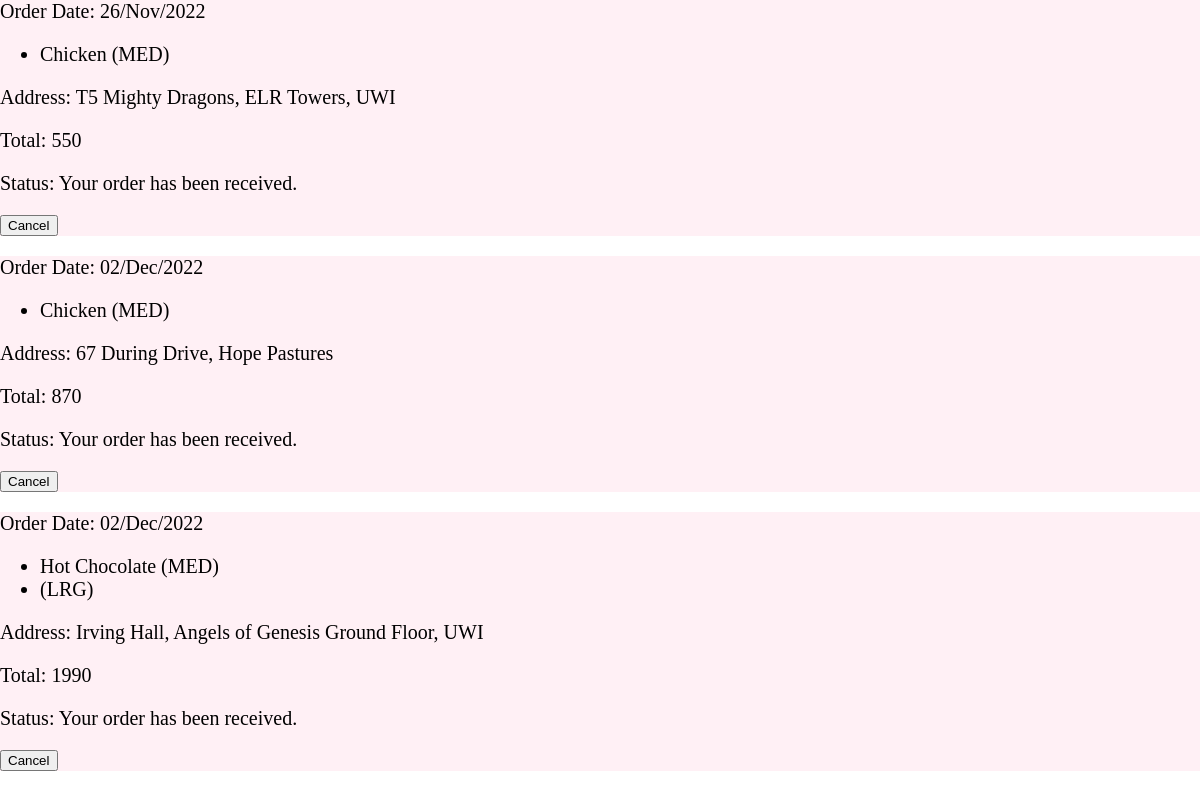
Page /prevOrders.php (signed in) on the earlier database version.
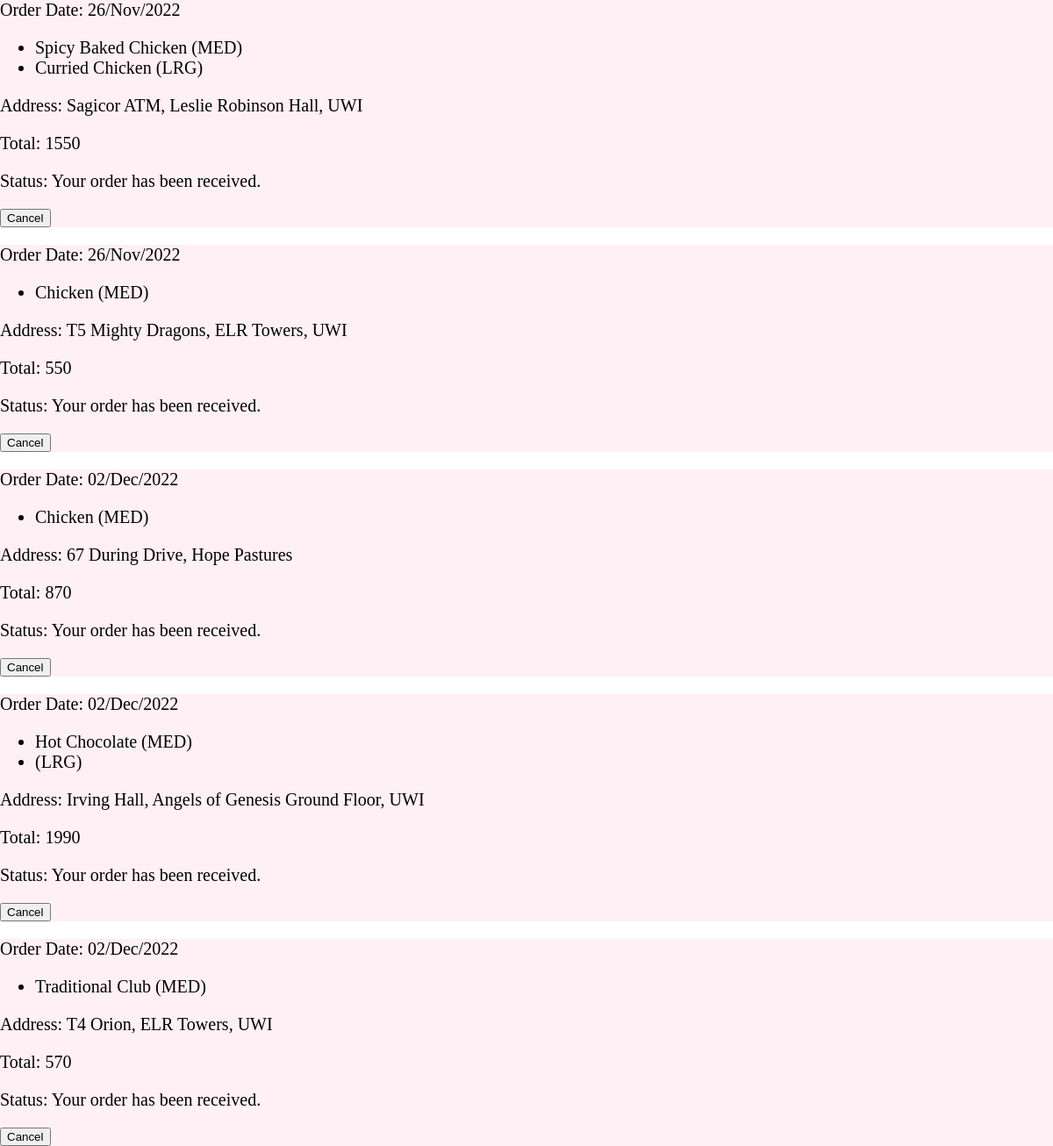
Same page on the later database version.
### tables this page shows
CREATE TABLE `orders` (
    `id` int(11) NOT NULL AUTO_INCREMENT,
    `total` int(11) NOT NULL default 0,
    `items` varchar(300)  NOT NULL default '',
    `status` char(4) NOT NULL default 'OPEN',
    `delivered` varchar(3) NOT NULL default 'NO',
    `date` varchar(11) NOT NULL default '',
    `gen_del_location` varchar(80) NOT NULL default '',
    `address` varchar(100) NOT NULL default '',
    `start_time` varchar(10) NOT NULL default '',
    `end_time` varchar(10) NOT NULL default '',
    `cusId` int(11) NOT NULL default 0,
    `deliveryPersonnel` varchar(100) NOT NULL default '',
    `payment` varchar(4) NOT NULL default '',
    PRIMARY KEY (`id`)

);

CREATE TABLE `menuItems` (
    `id` int(11) NOT NULL AUTO_INCREMENT ,
    `name` varchar(50) NOT NULL default '',
    `category` varchar(35)  NOT NULL default '',
    `medium_size` char(3) NOT NULL default 'MED', 
    `large_size` char(3) NOT NULL default '', 
    `price` int(5)  NOT NULL default 0,
    `large_price` int(5) NOT NULL default 0,
    `image` varchar(50) NOT NULL default 'default-menu-image.jpg',
    `in_stock` varchar(3) NOT NULL default 'YES',
    PRIMARY KEY (`id`)

);

### prevOrders.php (the view, shortened to what this page needs)
<link rel="stylesheet" href="prevOrders.css">
<?php
    require "DBManager.php";
    $host = 'localhost';
    $username = 'boardwalk_user';
    $password = 'password123';
    $dbname = 'cafeInfo';
    $cusId = $_SESSION['user'][0];
    $db = new DBManager($host, $username, $password, $dbname);
    $conn = $db->getConn();
    $stmt = $conn->query("SELECT * FROM orders WHERE cusId = $cusId ORDER BY status DESC");
    $orders = $stmt->fetchAll();
    foreach($orders as $order):
?>
    <div class="order" id="order-<?=$order["id"]?>">
        <p>Order Date: <?=$order["date"]?></p>
        <ul>
        <?php $items = explode(", ",$order['items']);
                foreach($items as $item):
                    $foodID = explode(" ", $item)[0];
                    $foodSize = explode(" ", $item)[1];
                    $menuStmt = $conn->query("SELECT * FROM menuitems WHERE id = $foodID");
                    $foodName = $menuStmt->fetchAll()[0]['name'];
        ?>
            <li><?=$foodName?> (<?=$foodSize?>)</li>
            <?php endforeach?>
        </ul>
        <p>Address: <?=$order['address']?>, <?=$order['gen_del_location']?></p>
        <p>Total: <?=$order['total']?></p>
        <?php if ($order['status'] == 'CLSD' && $order['delivered'] == 'NO'):?>
            <p>Status: Your order is on the way!</p>
        <?php elseif ($order['delivered'] == 'YES'):?>
            <p>Status: Your order has been delivered. Enjoy!</p>
        <?php elseif($order['status'] == 'OPEN'):?>
            <p>Status: Your order has been received.</p>
            <button class="cancel-order-btn" id="<?=$order['id']?>">Cancel</button>
        <?php elseif($order['status'] == 'PREP'):?>
            <p>Status: Your order is being prepared.</p>
            <button class="cancel-order-btn" id="<?=$order['id']?>">Cancel</button>
        <?php endif?>
    </div>
<?php endforeach;
?>

### DBManager.php (shortened to what this page needs)
<link rel="stylesheet" href="index.css">

### prevOrders.css (style rules this page uses)
.order { background-color: lavenderblush; color:black; font-size: 20px; font-family: Cambria, Cochin, Georgia, Times, 'Times New Roman', serif; }

Differences in the rows shown:
now on this page (row edited): orders: date "26/Nov/2022", items "MED", items "LRG", address "Sagicor ATM, Leslie Robinson Hall", gen_del_location "UWI", total "1550"
now on this page (row unchanged): menuitems: name "Spicy Baked Chicken", shown under "26/Nov/2022"
now on this page (row unchanged): menuitems: name "Curried Chicken", shown under "26/Nov/2022"
now on this page (row edited): orders: date "02/Dec/2022", items "MED", address "T4 Orion, ELR Towers", gen_del_location "UWI", total "570"
now on this page (row unchanged): menuitems: name "Traditional Club", shown under "02/Dec/2022"
